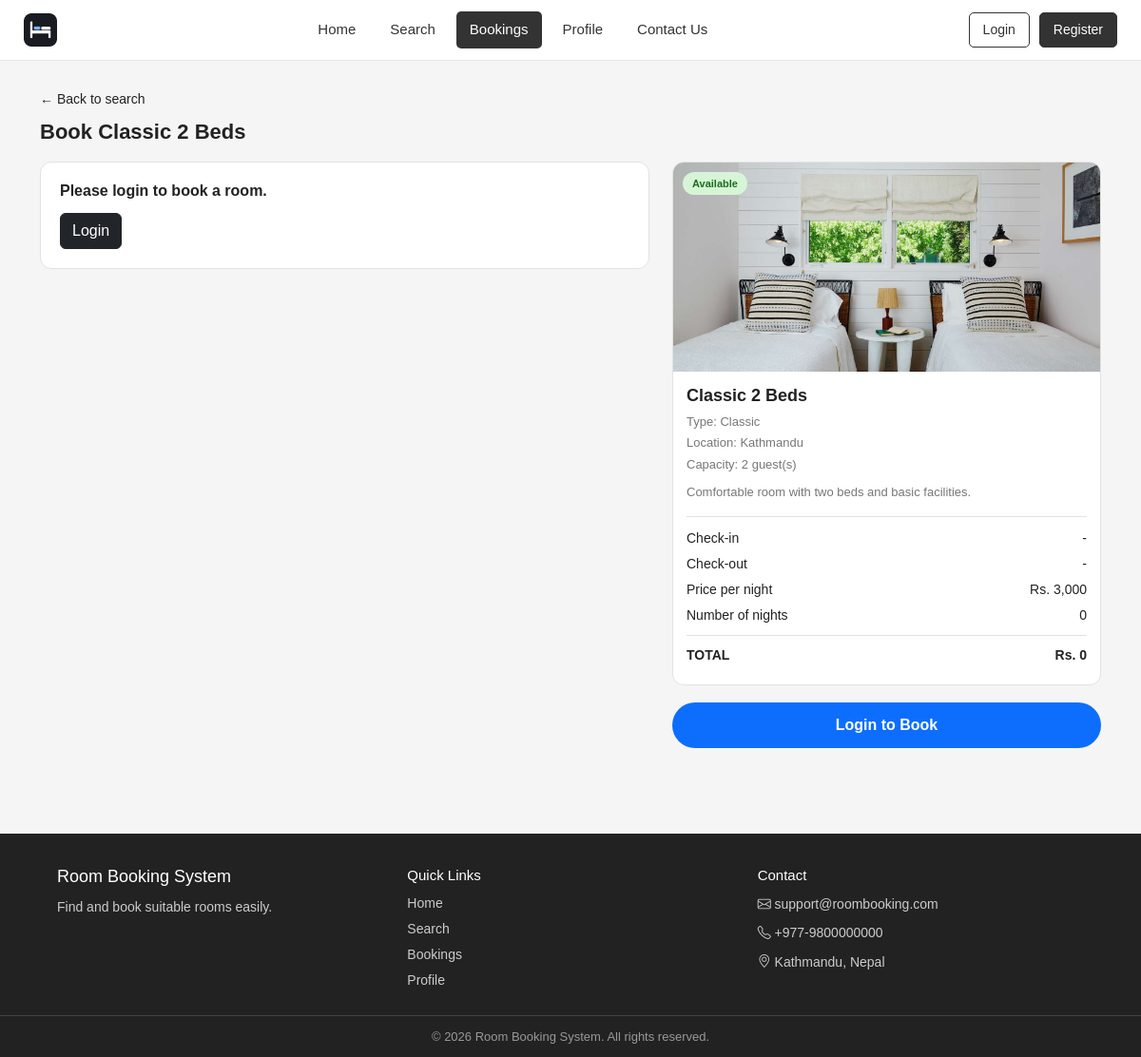
Screenshot of /Booking.php?room_id=1 with the database file from the repository.
### tables this page shows
CREATE TABLE `rooms` (
  `room_id` int(11) NOT NULL,
  `room_name` varchar(100) NOT NULL,
  `room_type` varchar(50) DEFAULT NULL,
  `capacity` int(11) NOT NULL,
  `price_per_night` decimal(10,2) NOT NULL DEFAULT 0.00,
  `location` varchar(100) DEFAULT NULL,
  `description` text DEFAULT NULL,
  `image` varchar(255) DEFAULT NULL,
  `status` enum('Available','Booked','Maintenance') DEFAULT 'Available',
  `created_at` timestamp NOT NULL DEFAULT current_timestamp()
);

### Booking.php (the view, shortened to what this page needs)
<?php
include "dbconnection.php";
$room = null;
if (isset($_GET['room_id'])) {
    $room_id = intval($_GET['room_id']);
} else {
    $room_id = 0;
}
if ($room_id > 0) {
    $sql = "SELECT room_id, room_name, room_type, capacity, price_per_night,
                   location, description, image, status
            FROM rooms
            WHERE room_id = ?";
    $stmt = $conn->prepare($sql);
    $stmt->bind_param("i", $room_id);
    $stmt->execute();
    $result = $stmt->get_result();
    $room = $result->fetch_assoc();
}
$is_logged_in = isset($_SESSION['user_id']);
?>
<!DOCTYPE html>
<html lang="en">
<head>
<link rel="stylesheet" href="https://cdn.jsdelivr.net/npm/bootstrap@5.3.0/dist/css/bootstrap.min.css">
</head>
<body>
<?php include "header.php"; ?>
<div class="container page-bottom">
<?php if (!$room) { ?>
    <div class="card-box text-center" style="margin-top: 40px;">
        <h1 class="page-title">Room not found</h1>
        <p>Sorry, this room does not exist.</p>
        <a href="Search.php" class="btn btn-dark">Back to Search</a>
    </div>
<?php } else { ?>
    <a href="Search.php" class="back-link">&larr; Back to search</a>
    <h1 class="page-title">Book <?php echo htmlspecialchars($room['room_name']); ?></h1>
    <form method="POST" action="Booking.php?room_id=<?php echo (int) $room['room_id']; ?>"
          id="bookingForm" onsubmit="return validateBooking();">
        <div class="row g-4">
            <div class="col-lg-7">
                <?php if (!$is_logged_in) { ?>
                    <div class="card-box">
                        <h2>Please login to book a room.</h2>
                        <a href="login.php" class="btn btn-dark">Login</a>
                    </div>
                <?php } ?>
            </div>
            <div class="col-lg-5">
                <div class="room-card">
                    <div class="room-img-wrap">
                        <?php if (!empty($room['image'])) { ?>
                            <img src="images/<?php echo htmlspecialchars($room['image']); ?>"
                                 alt="<?php echo htmlspecialchars($room['room_name']); ?>">
                        <?php } else { ?>
                            <div class="no-image">No Image Available</div>
                        <?php } ?>
                        <?php if (strtolower($room['status']) == "available") { ?>
                            <span class="room-badge badge-available">Available</span>
                        <?php } else { ?>
                            <span class="room-badge badge-unavailable"><?php echo htmlspecialchars($room['status']); ?></span>
                        <?php } ?>
                    </div>
                    <div class="room-body">
                        <div class="room-name"><?php echo htmlspecialchars($room['room_name']); ?></div>
                        <div class="info-line">Type: <?php echo htmlspecialchars($room['room_type']); ?></div>
                        <div class="info-line">Location: <?php echo htmlspecialchars($room['location']); ?></div>
                        <div class="info-line">Capacity: <?php echo (int) $room['capacity']; ?> guest(s)</div>
                        <?php if (!empty($room['description'])) { ?>
                            <div class="room-description">
                                <?php echo nl2br(htmlspecialchars($room['description'])); ?>
                            </div>
                        <?php } ?>
                        <div class="summary" id="priceBox"
                             data-price="<?php echo (float) $room['price_per_night']; ?>">
                            <div class="summary-row">
                                <span>Check-in</span>
                                <span id="showCheckIn">-</span>
                            </div>
                            <div class="summary-row">
                                <span>Check-out</span>
                                <span id="showCheckOut">-</span>
                            </div>
                            <div class="summary-row">
                                <span>Price per night</span>
                                <span>Rs. <?php echo number_format((float) $room['price_per_night']); ?></span>
                            </div>
                            <div class="summary-row">
                                <span>Number of nights</span>
                                <span id="showNights">0</span>
                            </div>
                            <div class="summary-row summary-total">
                                <span>TOTAL</span>
                                <span id="showTotal">Rs. 0</span>
                            </div>
                        </div>
                    </div>
                </div>
                <?php if ($is_logged_in) { ?>
                    <button type="submit" class="book-button">Book Now</button>
                <?php } else { ?>
                    <a href="login.php" class="book-button">Login to Book</a>
                <?php } ?>
            </div>
        </div>
    </form>
<?php } ?>
</div>
<?php include "Footer.php"; ?>
</body>
</html>

### Booking.php (style rules this page uses)
body { font-family: Arial, sans-serif; background: #f5f5f5; color: #222222; }
.page-title { font-size: 22px; font-weight: bold; margin: 10px 0 18px; }
.back-link { display: inline-block; margin-top: 30px; color: #222222; text-decoration: none; font-size: 14px; }
.card-box { background: #fff; border: 1px solid #e2e2e2; border-radius: 12px; padding: 20px; margin-bottom: 18px; }
.card-box h2 { font-size: 16px; font-weight: bold; margin: 0 0 14px; }
.info-line { font-size: 13px; color: #777; margin-bottom: 3px; }
.room-card { background: #fff; border: 1px solid #e2e2e2; border-radius: 12px; overflow: hidden; }
.room-img-wrap { position: relative; }
.room-img-wrap img, .no-image { width: 100%; height: 220px; object-fit: cover; display: block; }
.room-badge { position: absolute; top: 10px; left: 10px; font-size: 11px; font-weight: bold; padding: 4px 10px; border-radius: 12px; }
.badge-available { background: #d6f5d6; color: #1c6e1c; }
.room-body { padding: 12px 14px 14px; }
.room-name { font-size: 18px; font-weight: bold; margin-bottom: 4px; }
.room-description { font-size: 13px; color: #777; margin-top: 10px; }
.summary { border-top: 1px solid #e2e2e2; margin-top: 15px; padding-top: 12px; font-size: 14px; }
.summary-row { display: flex; justify-content: space-between; margin-bottom: 6px; }
.summary-total { border-top: 1px solid #e2e2e2; padding-top: 10px; margin-top: 10px; font-weight: bold; }
.book-button { display: block; width: 100%; margin-top: 18px; padding: 12px; background: #0d6efd; color: #fff; border: none; border-radius: 25px; font-size: 16px; font-weight: bold; text-align: center; text-decoration: none; cursor: pointer; }
.page-bottom { padding-bottom: 40px; }

### rows the page displays
rooms: room_name "Classic 2 Beds", image (picture), room_type "Classic", location "Kathmandu", capacity "2", description "Comfortable room with two beds and basic facilities.", price_per_night "3,000"
